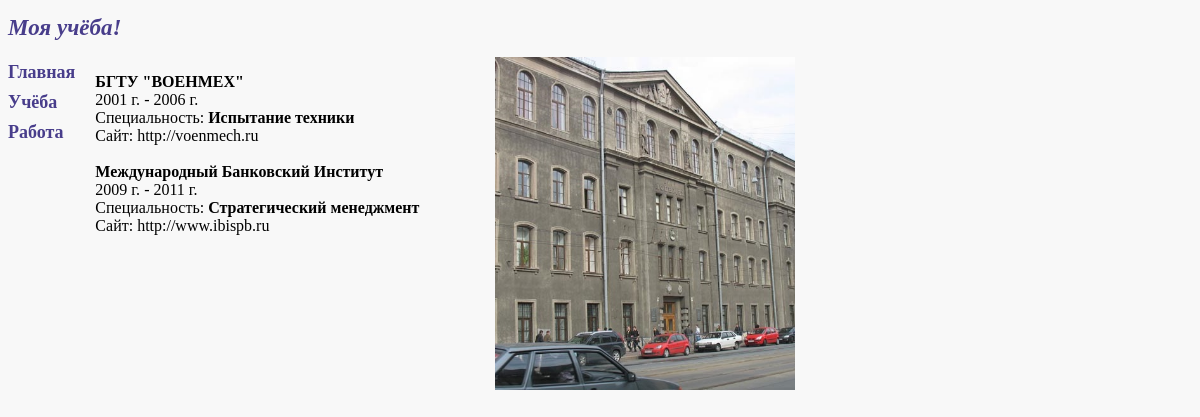
Page /teach/ on the committed database.
### mainapp/models.py (models this page shows)
class Teach(models.Model):
    universitet = models.CharField(verbose_name='Университет', max_length=32)
    specials = models.CharField(verbose_name='Специализация', max_length=32, blank=True)
    site = models.CharField(verbose_name='Сайт', max_length=64, blank=True)
    datestart = models.CharField(verbose_name='Дата поступления', blank=True, max_length=32)
    dateend = models.CharField(verbose_name='Дата окончания', blank=True, max_length=32)

### mainapp/views.py (the view)
# urls.py: url(r'^teach/$', teach, name="teach"),
def teach(request):
    place_of_teach = Teach.objects.all()
    return render_to_response("teach.html", {'place_of_teach': place_of_teach})

### templates/teach.html
{% extends "base.html" %}
{% block title %}
    Моя учёба!
{% endblock %}
{% block text %}
    <p>
        {% for teach in place_of_teach %}
           <b>{{teach.universitet}}</b><br>
           {{teach.datestart}} - {{teach.dateend}}<br>
           Специальность: <b>{{teach.specials}}</b><br>
           Сайт: {{teach.site}}<br><br>
        {% endfor %}
    </p>
    <img src="/static/teach.jpg"/>
{% endblock %}

### static/style.css (style rules this page uses)
body { background: #f8f8f8; }
.text img { float: left; margin-right: 20px; width: 300px; }
.text p { float: left; width: 400px; }

### rows in the picture
Teach: universitet "БГТУ \"ВОЕНМЕХ\"", datestart "2001 г.", dateend "2006 г.", specials "Испытание техники", site "http://voenmech.ru"
Teach: universitet "Международный Банковский Институт", datestart "2009 г.", dateend "2011 г.", specials "Стратегический менеджмент", site "http://www.ibispb.ru"
